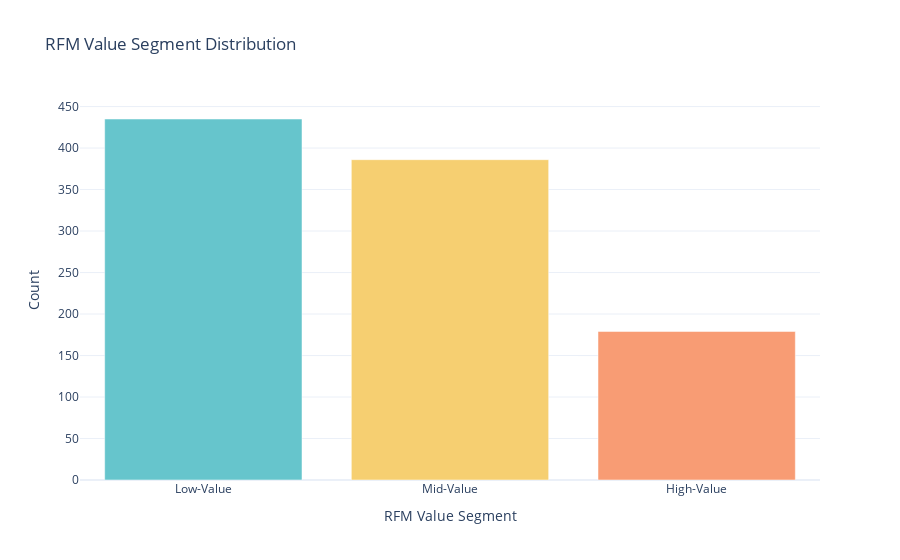

Notebook code for this chart:
### Code cell
# RFM Segment Distribution
segment_counts = data['Value Segment'].value_counts().reset_index()
segment_counts.columns = ['Value Segment', 'Count']

pastel_colors = px.colors.qualitative.Pastel

# Create the bar chart
fig_segment_dist = px.bar(segment_counts, x='Value Segment', y='Count', 
                          color='Value Segment', color_discrete_sequence=pastel_colors,
                          title='RFM Value Segment Distribution')

# Update the layout
fig_segment_dist.update_layout(xaxis_title='RFM Value Segment',
                              yaxis_title='Count',
                              showlegend=False)

# Show the figure
fig_segment_dist.show()

### Figure 1 — Plotly figure (JSON) as saved in the notebook; plotly's stock layout.template omitted (floating-point values rounded to 4 significant figures)
{"data": [{"alignmentgroup": "True", "hovertemplate": "Value Segment=%{x}<br>Count=%{y}<extra></extra>", "legendgroup": "Low-Value", "marker": {"color": "rgb(102, 197, 204)", "pattern": {"shape": ""}}, "name": "Low-Value", "offsetgroup": "Low-Value", "orientation": "v", "showlegend": true, "textposition": "auto", "type": "bar", "x": ["Low-Value"], "xaxis": "x", "y": [435], "yaxis": "y"}, {"alignmentgroup": "True", "hovertemplate": "Value Segment=%{x}<br>Count=%{y}<extra></extra>", "legendgroup": "Mid-Value", "marker": {"color": "rgb(246, 207, 113)", "pattern": {"shape": ""}}, "name": "Mid-Value", "offsetgroup": "Mid-Value", "orientation": "v", "showlegend": true, "textposition": "auto", "type": "bar", "x": ["Mid-Value"], "xaxis": "x", "y": [386], "yaxis": "y"}, {"alignmentgroup": "True", "hovertemplate": "Value Segment=%{x}<br>Count=%{y}<extra></extra>", "legendgroup": "High-Value", "marker": {"color": "rgb(248, 156, 116)", "pattern": {"shape": ""}}, "name": "High-Value", "offsetgroup": "High-Value", "orientation": "v", "showlegend": true, "textposition": "auto", "type": "bar", "x": ["High-Value"], "xaxis": "x", "y": [179], "yaxis": "y"}], "layout": {"barmode": "relative", "legend": {"title": {"text": "Value Segment"}, "tracegroupgap": 0}, "showlegend": false, "title": {"text": "RFM Value Segment Distribution"}, "xaxis": {"anchor": "y", "categoryarray": ["Low-Value", "Mid-Value", "High-Value"], "categoryorder": "array", "domain": [0, 1], "title": {"text": "RFM Value Segment"}}, "yaxis": {"anchor": "x", "domain": [0, 1], "title": {"text": "Count"}}}}
